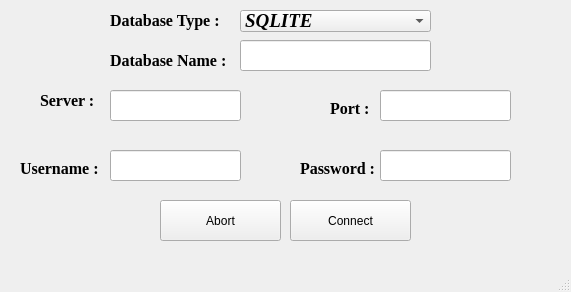
<?xml version="1.0" encoding="UTF-8"?>
<ui version="4.0">
 <class>generatpr</class>
 <widget class="QMainWindow" name="generatpr">
  <property name="geometry">
   <rect>
    <x>0</x>
    <y>0</y>
    <width>571</width>
    <height>292</height>
   </rect>
  </property>
  <property name="minimumSize">
   <size>
    <width>571</width>
    <height>292</height>
   </size>
  </property>
  <property name="maximumSize">
   <size>
    <width>571</width>
    <height>292</height>
   </size>
  </property>
  <property name="windowTitle">
   <string>MoveApp Data Generator</string>
  </property>
  <widget class="QWidget" name="centralwidget">
   <widget class="QLineEdit" name="dbServer">
    <property name="geometry">
     <rect>
      <x>110</x>
      <y>90</y>
      <width>131</width>
      <height>31</height>
     </rect>
    </property>
    <property name="font">
     <font>
      <family>Times New Roman</family>
      <pointsize>14</pointsize>
      <weight>75</weight>
      <bold>true</bold>
     </font>
    </property>
   </widget>
   <widget class="QComboBox" name="dbType">
    <property name="geometry">
     <rect>
      <x>240</x>
      <y>10</y>
      <width>191</width>
      <height>22</height>
     </rect>
    </property>
    <property name="font">
     <font>
      <family>Times New Roman</family>
      <pointsize>14</pointsize>
      <weight>75</weight>
      <italic>true</italic>
      <bold>true</bold>
     </font>
    </property>
    <property name="currentText">
     <string>SQLITE</string>
    </property>
    <item>
     <property name="text">
      <string>SQLITE</string>
     </property>
    </item>
    <item>
     <property name="text">
      <string>MYSQL</string>
     </property>
    </item>
    <item>
     <property name="text">
      <string>POSTGRESQL</string>
     </property>
    </item>
   </widget>
   <widget class="QPushButton" name="AbortBtn">
    <property name="geometry">
     <rect>
      <x>160</x>
      <y>200</y>
      <width>121</width>
      <height>41</height>
     </rect>
    </property>
    <property name="text">
     <string>Abort</string>
    </property>
   </widget>
   <widget class="QLabel" name="label_2">
    <property name="geometry">
     <rect>
      <x>300</x>
      <y>160</y>
      <width>81</width>
      <height>16</height>
     </rect>
    </property>
    <property name="font">
     <font>
      <family>Times New Roman</family>
      <pointsize>12</pointsize>
      <weight>75</weight>
      <bold>true</bold>
     </font>
    </property>
    <property name="text">
     <string>Password :</string>
    </property>
   </widget>
   <widget class="QLabel" name="label_5">
    <property name="geometry">
     <rect>
      <x>330</x>
      <y>100</y>
      <width>41</width>
      <height>16</height>
     </rect>
    </property>
    <property name="font">
     <font>
      <family>Times New Roman</family>
      <pointsize>12</pointsize>
      <weight>75</weight>
      <bold>true</bold>
     </font>
    </property>
    <property name="text">
     <string>Port :</string>
    </property>
   </widget>
   <widget class="QLabel" name="label_3">
    <property name="geometry">
     <rect>
      <x>20</x>
      <y>160</y>
      <width>81</width>
      <height>16</height>
     </rect>
    </property>
    <property name="font">
     <font>
      <family>Times New Roman</family>
      <pointsize>12</pointsize>
      <weight>75</weight>
      <bold>true</bold>
     </font>
    </property>
    <property name="text">
     <string>Username :</string>
    </property>
   </widget>
   <widget class="QLabel" name="label_4">
    <property name="geometry">
     <rect>
      <x>40</x>
      <y>90</y>
      <width>61</width>
      <height>21</height>
     </rect>
    </property>
    <property name="font">
     <font>
      <family>Times New Roman</family>
      <pointsize>12</pointsize>
      <weight>75</weight>
      <bold>true</bold>
     </font>
    </property>
    <property name="text">
     <string>Server :</string>
    </property>
   </widget>
   <widget class="QLabel" name="label_6">
    <property name="geometry">
     <rect>
      <x>110</x>
      <y>50</y>
      <width>151</width>
      <height>21</height>
     </rect>
    </property>
    <property name="font">
     <font>
      <family>Times New Roman</family>
      <pointsize>12</pointsize>
      <weight>75</weight>
      <bold>true</bold>
     </font>
    </property>
    <property name="text">
     <string>Database Name :</string>
    </property>
   </widget>
   <widget class="QLineEdit" name="dbPort">
    <property name="geometry">
     <rect>
      <x>380</x>
      <y>90</y>
      <width>131</width>
      <height>31</height>
     </rect>
    </property>
    <property name="font">
     <font>
      <family>Times New Roman</family>
      <pointsize>14</pointsize>
      <weight>75</weight>
      <bold>true</bold>
     </font>
    </property>
   </widget>
   <widget class="QLineEdit" name="dbUser">
    <property name="geometry">
     <rect>
      <x>110</x>
      <y>150</y>
      <width>131</width>
      <height>31</height>
     </rect>
    </property>
    <property name="font">
     <font>
      <family>Times New Roman</family>
      <pointsize>14</pointsize>
      <weight>75</weight>
      <bold>true</bold>
     </font>
    </property>
   </widget>
   <widget class="QLineEdit" name="dbPassword">
    <property name="geometry">
     <rect>
      <x>380</x>
      <y>150</y>
      <width>131</width>
      <height>31</height>
     </rect>
    </property>
    <property name="font">
     <font>
      <family>Times New Roman</family>
      <pointsize>14</pointsize>
      <weight>75</weight>
      <bold>true</bold>
     </font>
    </property>
   </widget>
   <widget class="QLineEdit" name="dbName">
    <property name="geometry">
     <rect>
      <x>240</x>
      <y>40</y>
      <width>191</width>
      <height>31</height>
     </rect>
    </property>
    <property name="font">
     <font>
      <family>Times New Roman</family>
      <pointsize>14</pointsize>
      <weight>75</weight>
      <bold>true</bold>
     </font>
    </property>
   </widget>
   <widget class="QLabel" name="label_7">
    <property name="geometry">
     <rect>
      <x>110</x>
      <y>10</y>
      <width>111</width>
      <height>21</height>
     </rect>
    </property>
    <property name="font">
     <font>
      <family>Times New Roman</family>
      <pointsize>12</pointsize>
      <weight>75</weight>
      <bold>true</bold>
     </font>
    </property>
    <property name="text">
     <string>Database Type :</string>
    </property>
   </widget>
   <widget class="QPushButton" name="ConectBtn">
    <property name="geometry">
     <rect>
      <x>290</x>
      <y>200</y>
      <width>121</width>
      <height>41</height>
     </rect>
    </property>
    <property name="text">
     <string>Connect</string>
    </property>
   </widget>
  </widget>
  <widget class="QMenuBar" name="menubar">
   <property name="geometry">
    <rect>
     <x>0</x>
     <y>0</y>
     <width>571</width>
     <height>21</height>
    </rect>
   </property>
  </widget>
  <widget class="QStatusBar" name="statusbar"/>
 </widget>
 <resources/>
 <connections/>
</ui>
